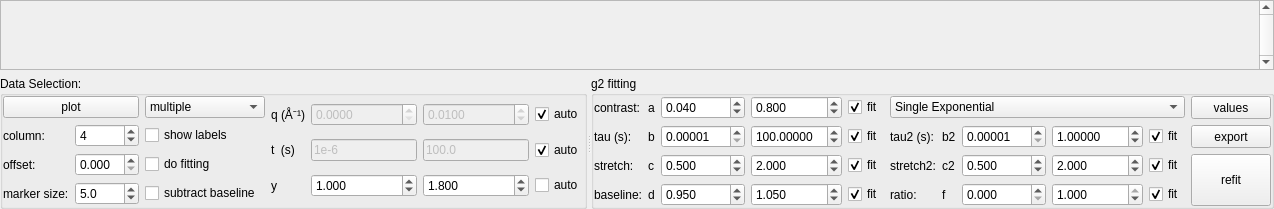
       <widget class="QWidget" name="tab_6">
        <attribute name="title">
         <string>g2</string>
        </attribute>
        <layout class="QGridLayout" name="gridLayout_8">
         <property name="leftMargin">
          <number>0</number>
         </property>
         <property name="topMargin">
          <number>0</number>
         </property>
         <property name="rightMargin">
          <number>0</number>
         </property>
         <property name="bottomMargin">
          <number>0</number>
         </property>
         <item row="0" column="0">
          <widget class="QScrollArea" name="scrollArea">
           <property name="sizePolicy">
            <sizepolicy hsizetype="Preferred" vsizetype="Preferred">
             <horstretch>0</horstretch>
             <verstretch>30</verstretch>
            </sizepolicy>
           </property>
           <property name="minimumSize">
            <size>
             <width>0</width>
             <height>0</height>
            </size>
           </property>
           <property name="verticalScrollBarPolicy">
            <enum>Qt::ScrollBarPolicy::ScrollBarAlwaysOn</enum>
           </property>
           <property name="sizeAdjustPolicy">
            <enum>QAbstractScrollArea::SizeAdjustPolicy::AdjustToContents</enum>
           </property>
           <property name="widgetResizable">
            <bool>true</bool>
           </property>
           <widget class="QWidget" name="g2_scroll_area">
            <property name="geometry">
             <rect>
              <x>0</x>
              <y>0</y>
              <width>1328</width>
              <height>539</height>
             </rect>
            </property>
            <property name="sizePolicy">
             <sizepolicy hsizetype="Expanding" vsizetype="Expanding">
              <horstretch>0</horstretch>
              <verstretch>0</verstretch>
             </sizepolicy>
            </property>
            <layout class="QGridLayout" name="gridLayout_10">
             <item row="1" column="0">
              <widget class="PlotWidgetDev" name="mp_g2" native="true">
               <property name="sizePolicy">
                <sizepolicy hsizetype="Expanding" vsizetype="Preferred">
                 <horstretch>0</horstretch>
                 <verstretch>0</verstretch>
                </sizepolicy>
               </property>
               <property name="minimumSize">
                <size>
                 <width>0</width>
                 <height>0</height>
                </size>
               </property>
               <property name="autoFillBackground">
                <bool>false</bool>
               </property>
              </widget>
             </item>
            </layout>
           </widget>
          </widget>
         </item>
         <item row="1" column="0">
          <widget class="QSplitter" name="splitter_2">
           <property name="orientation">
            <enum>Qt::Orientation::Horizontal</enum>
           </property>
           <widget class="QGroupBox" name="groupBox">
            <property name="sizePolicy">
             <sizepolicy hsizetype="Preferred" vsizetype="Preferred">
              <horstretch>0</horstretch>
              <verstretch>0</verstretch>
             </sizepolicy>
            </property>
            <property name="minimumSize">
             <size>
              <width>0</width>
              <height>0</height>
             </size>
            </property>
            <property name="maximumSize">
             <size>
              <width>16777215</width>
              <height>65536</height>
             </size>
            </property>
            <property name="title">
             <string>Data Selection:</string>
            </property>
            <layout class="QGridLayout" name="gridLayout_13">
             <property name="leftMargin">
              <number>0</number>
             </property>
             <property name="topMargin">
              <number>0</number>
             </property>
             <property name="rightMargin">
              <number>0</number>
             </property>
             <property name="bottomMargin">
              <number>0</number>
             </property>
             <item row="0" column="1">
              <layout class="QGridLayout" name="gridLayout_11">
               <item row="1" column="0">
                <widget class="QLabel" name="label_4">
                 <property name="text">
                  <string>t  (s)</string>
                 </property>
                </widget>
               </item>
               <item row="0" column="0">
                <widget class="QLabel" name="label_3">
                 <property name="text">
                  <string>q (Å⁻¹)</string>
                 </property>
                </widget>
               </item>
               <item row="2" column="0">
                <widget class="QLabel" name="label_7">
                 <property name="text">
                  <string>y </string>
                 </property>
                </widget>
               </item>
               <item row="0" column="1">
                <widget class="QDoubleSpinBox" name="g2_qmin">
                 <property name="enabled">
                  <bool>false</bool>
                 </property>
                 <property name="sizePolicy">
                  <sizepolicy hsizetype="Preferred" vsizetype="Fixed">
                   <horstretch>0</horstretch>
                   <verstretch>0</verstretch>
                  </sizepolicy>
                 </property>
                 <property name="decimals">
                  <number>4</number>
                 </property>
                 <property name="singleStep">
                  <double>0.001000000000000</double>
                 </property>
                </widget>
               </item>
               <item row="0" column="2">
                <widget class="QDoubleSpinBox" name="g2_qmax">
                 <property name="enabled">
                  <bool>false</bool>
                 </property>
                 <property name="sizePolicy">
                  <sizepolicy hsizetype="Preferred" vsizetype="Fixed">
                   <horstretch>0</horstretch>
                   <verstretch>0</verstretch>
                  </sizepolicy>
                 </property>
                 <property name="decimals">
                  <number>4</number>
                 </property>
                 <property name="singleStep">
                  <double>0.001000000000000</double>
                 </property>
                 <property name="value">
                  <double>0.010000000000000</double>
                 </property>
                </widget>
               </item>
               <item row="2" column="1">
                <widget class="QDoubleSpinBox" name="g2_ymin">
                 <property name="sizePolicy">
                  <sizepolicy hsizetype="Preferred" vsizetype="Fixed">
                   <horstretch>0</horstretch>
                   <verstretch>0</verstretch>
                  </sizepolicy>
                 </property>
                 <property name="decimals">
                  <number>3</number>
                 </property>
                 <property name="minimum">
                  <double>-1.000000000000000</double>
                 </property>
                 <property name="singleStep">
                  <double>0.010000000000000</double>
                 </property>
                 <property name="value">
                  <double>1.000000000000000</double>
                 </property>
                </widget>
               </item>
               <item row="2" column="2">
                <widget class="QDoubleSpinBox" name="g2_ymax">
                 <property name="sizePolicy">
                  <sizepolicy hsizetype="Preferred" vsizetype="Fixed">
                   <horstretch>0</horstretch>
                   <verstretch>0</verstretch>
                  </sizepolicy>
                 </property>
                 <property name="decimals">
                  <number>3</number>
                 </property>
                 <property name="minimum">
                  <double>-1.000000000000000</double>
                 </property>
                 <property name="singleStep">
                  <double>0.010000000000000</double>
                 </property>
                 <property name="value">
                  <double>1.800000000000000</double>
                 </property>
                </widget>
               </item>
               <item row="1" column="1">
                <widget class="QLineEdit" name="g2_tmin">
                 <property name="enabled">
                  <bool>false</bool>
                 </property>
                 <property name="sizePolicy">
                  <sizepolicy hsizetype="Preferred" vsizetype="Fixed">
                   <horstretch>0</horstretch>
                   <verstretch>0</verstretch>
                  </sizepolicy>
                 </property>
                 <property name="text">
                  <string>1e-6</string>
                 </property>
                </widget>
               </item>
               <item row="1" column="2">
                <widget class="QLineEdit" name="g2_tmax">
                 <property name="enabled">
                  <bool>false</bool>
                 </property>
                 <property name="sizePolicy">
                  <sizepolicy hsizetype="Preferred" vsizetype="Fixed">
                   <horstretch>0</horstretch>
                   <verstretch>0</verstretch>
                  </sizepolicy>
                 </property>
                 <property name="text">
                  <string>100.0</string>
                 </property>
                </widget>
               </item>
               <item row="2" column="3">
                <widget class="QCheckBox" name="g2_yauto">
                 <property name="sizePolicy">
                  <sizepolicy hsizetype="Preferred" vsizetype="Fixed">
                   <horstretch>0</horstretch>
                   <verstretch>0</verstretch>
                  </sizepolicy>
                 </property>
                 <property name="text">
                  <string>auto</string>
                 </property>
                </widget>
               </item>
               <item row="1" column="3">
                <widget class="QCheckBox" name="g2_tauto">
                 <property name="text">
                  <string>auto</string>
                 </property>
                 <property name="checked">
                  <bool>true</bool>
                 </property>
                </widget>
               </item>
               <item row="0" column="3">
                <widget class="QCheckBox" name="g2_qauto">
                 <property name="text">
                  <string>auto</string>
                 </property>
                 <property name="checked">
                  <bool>true</bool>
                 </property>
                </widget>
               </item>
              </layout>
             </item>
             <item row="0" column="0">
              <layout class="QGridLayout" name="gridLayout_19">
               <item row="0" column="0" colspan="2">
                <widget class="QPushButton" name="pushButton_4">
                 <property name="sizePolicy">
                  <sizepolicy hsizetype="Minimum" vsizetype="Fixed">
                   <horstretch>0</horstretch>
                   <verstretch>0</verstretch>
                  </sizepolicy>
                 </property>
                 <property name="minimumSize">
                  <size>
                   <width>0</width>
                   <height>0</height>
                  </size>
                 </property>
                 <property name="text">
                  <string>plot</string>
                 </property>
                </widget>
               </item>
               <item row="2" column="0">
                <widget class="QLabel" name="label">
                 <property name="text">
                  <string>offset:</string>
                 </property>
                </widget>
               </item>
               <item row="1" column="1">
                <widget class="QSpinBox" name="sb_g2_column">
                 <property name="minimum">
                  <number>1</number>
                 </property>
                 <property name="maximum">
                  <number>8</number>
                 </property>
                 <property name="singleStep">
                  <number>1</number>
                 </property>
                 <property name="value">
                  <number>4</number>
                 </property>
                </widget>
               </item>
               <item row="3" column="0">
                <widget class="QLabel" name="label_53">
                 <property name="text">
                  <string>marker size:</string>
                 </property>
                </widget>
               </item>
               <item row="1" column="0">
                <widget class="QLabel" name="label_8">
                 <property name="text">
                  <string>column:</string>
                 </property>
                </widget>
               </item>
               <item row="2" column="1">
                <widget class="QDoubleSpinBox" name="sb_g2_offset">
                 <property name="decimals">
                  <number>3</number>
                 </property>
                 <property name="singleStep">
                  <double>0.005000000000000</double>
                 </property>
                </widget>
               </item>
               <item row="3" column="1">
                <widget class="QDoubleSpinBox" name="g2_marker_size">
                 <property name="decimals">
                  <number>1</number>
                 </property>
                 <property name="minimum">
                  <double>1.000000000000000</double>
                 </property>
                 <property name="maximum">
                  <double>15.000000000000000</double>
                 </property>
                 <property name="singleStep">
                  <double>1.000000000000000</double>
                 </property>
                 <property name="value">
                  <double>5.000000000000000</double>
                 </property>
                </widget>
               </item>
               <item row="3" column="2" colspan="3">
                <widget class="QCheckBox" name="g2_sub_baseline">
                 <property name="sizePolicy">
                  <sizepolicy hsizetype="Preferred" vsizetype="Fixed">
                   <horstretch>0</horstretch>
                   <verstretch>0</verstretch>
                  </sizepolicy>
                 </property>
                 <property name="text">
                  <string>subtract baseline</string>
                 </property>
                 <property name="checked">
                  <bool>false</bool>
                 </property>
                </widget>
               </item>
               <item row="2" column="2" colspan="3">
                <widget class="QCheckBox" name="g2_show_fit">
                 <property name="sizePolicy">
                  <sizepolicy hsizetype="Preferred" vsizetype="Fixed">
                   <horstretch>0</horstretch>
                   <verstretch>0</verstretch>
                  </sizepolicy>
                 </property>
                 <property name="text">
                  <string>do fitting</string>
                 </property>
                 <property name="checked">
                  <bool>false</bool>
                 </property>
                </widget>
               </item>
               <item row="1" column="2" colspan="3">
                <widget class="QCheckBox" name="g2_show_label">
                 <property name="sizePolicy">
                  <sizepolicy hsizetype="Preferred" vsizetype="Fixed">
                   <horstretch>0</horstretch>
                   <verstretch>0</verstretch>
                  </sizepolicy>
                 </property>
                 <property name="text">
                  <string>show labels</string>
                 </property>
                 <property name="checked">
                  <bool>false</bool>
                 </property>
                </widget>
               </item>
               <item row="0" column="2" colspan="3">
                <widget class="QComboBox" name="g2_plot_type">
                 <property name="sizePolicy">
                  <sizepolicy hsizetype="Preferred" vsizetype="Fixed">
                   <horstretch>0</horstretch>
                   <verstretch>0</verstretch>
                  </sizepolicy>
                 </property>
                 <item>
                  <property name="text">
                   <string>multiple</string>
                  </property>
                 </item>
                 <item>
                  <property name="text">
                   <string>single</string>
                  </property>
                 </item>
                 <item>
                  <property name="text">
                   <string>single-combined</string>
                  </property>
                 </item>
                </widget>
               </item>
              </layout>
             </item>
            </layout>
           </widget>
           <widget class="QGroupBox" name="groupBox_2">
            <property name="sizePolicy">
             <sizepolicy hsizetype="Preferred" vsizetype="Preferred">
              <horstretch>0</horstretch>
              <verstretch>0</verstretch>
             </sizepolicy>
            </property>
            <property name="minimumSize">
             <size>
              <width>0</width>
              <height>0</height>
             </size>
            </property>
            <property name="maximumSize">
             <size>
              <width>16777215</width>
              <height>65536</height>
             </size>
            </property>
            <property name="title">
             <string>g2 fitting</string>
            </property>
            <layout class="QGridLayout" name="gridLayout_14">
             <property name="leftMargin">
              <number>0</number>
             </property>
             <property name="topMargin">
              <number>0</number>
             </property>
             <property name="rightMargin">
              <number>0</number>
             </property>
             <property name="bottomMargin">
              <number>0</number>
             </property>
             <item row="0" column="0" rowspan="3">
              <layout class="QGridLayout" name="gridLayout_12">
               <item row="3" column="7">
                <widget class="QDoubleSpinBox" name="g2_fmin">
                 <property name="decimals">
                  <number>3</number>
                 </property>
                 <property name="minimum">
                  <double>0.000000000000000</double>
                 </property>
                 <property name="maximum">
                  <double>1.000000000000000</double>
                 </property>
                 <property name="singleStep">
                  <double>0.010000000000000</double>
                 </property>
                </widget>
               </item>
               <item row="3" column="8">
                <widget class="QDoubleSpinBox" name="g2_fmax">
                 <property name="decimals">
                  <number>3</number>
                 </property>
                 <property name="minimum">
                  <double>0.501000000000000</double>
                 </property>
                 <property name="maximum">
                  <double>1.000000000000000</double>
                 </property>
                 <property name="value">
                  <double>1.000000000000000</double>
                 </property>
                </widget>
               </item>
               <item row="2" column="7">
                <widget class="QDoubleSpinBox" name="g2_c2min">
                 <property name="decimals">
                  <number>3</number>
                 </property>
                 <property name="value">
                  <double>0.500000000000000</double>
                 </property>
                </widget>
               </item>
               <item row="2" column="8">
                <widget class="QDoubleSpinBox" name="g2_c2max">
                 <property name="decimals">
                  <number>3</number>
                 </property>
                 <property name="value">
                  <double>2.000000000000000</double>
                 </property>
                </widget>
               </item>
               <item row="1" column="8">
                <widget class="QDoubleSpinBox" name="g2_b2max">
                 <property name="decimals">
                  <number>5</number>
                 </property>
                 <property name="maximum">
                  <double>9999.999900000000707</double>
                 </property>
                 <property name="value">
                  <double>1.000000000000000</double>
                 </property>
                </widget>
               </item>
               <item row="1" column="7">
                <widget class="QDoubleSpinBox" name="g2_b2min">
                 <property name="decimals">
                  <number>5</number>
                 </property>
                 <property name="minimum">
                  <double>0.000010000000000</double>
                 </property>
                 <property name="maximum">
                  <double>999.999000000000024</double>
                 </property>
                 <property name="value">
                  <double>0.000010000000000</double>
                 </property>
                </widget>
               </item>
               <item row="2" column="6">
                <widget class="QLabel" name="label_66">
                 <property name="text">
                  <string>c2</string>
                 </property>
                </widget>
               </item>
               <item row="3" column="0">
                <widget class="QLabel" name="label_48">
                 <property name="text">
                  <string>baseline:</string>
                 </property>
                </widget>
               </item>
               <item row="2" column="9">
                <widget class="QCheckBox" name="g2_c2fit">
                 <property name="text">
                  <string>fit</string>
                 </property>
                 <property name="checked">
                  <bool>true</bool>
                 </property>
                </widget>
               </item>
               <item row="3" column="1">
                <widget class="QLabel" name="label_41">
                 <property name="text">
                  <string>d</string>
                 </property>
                </widget>
               </item>
               <item row="3" column="4">
                <widget class="QCheckBox" name="g2_dfit">
                 <property name="text">
                  <string>fit</string>
                 </property>
                 <property name="checked">
                  <bool>true</bool>
                 </property>
                </widget>
               </item>
               <item row="3" column="5">
                <widget class="QLabel" name="label_63">
                 <property name="text">
                  <string>ratio:</string>
                 </property>
                </widget>
               </item>
               <item row="3" column="9">
                <widget class="QCheckBox" name="g2_ffit">
                 <property name="text">
                  <string>fit</string>
                 </property>
                 <property name="checked">
                  <bool>true</bool>
                 </property>
                </widget>
               </item>
               <item row="0" column="5" colspan="5">
                <widget class="QComboBox" name="g2_fitting_function">
                 <item>
                  <property name="text">
                   <string>Single Exponential</string>
                  </property>
                 </item>
                 <item>
                  <property name="text">
                   <string>Double Exponential</string>
                  </property>
                 </item>
                </widget>
               </item>
               <item row="3" column="6">
                <widget class="QLabel" name="label_67">
                 <property name="text">
                  <string>f</string>
                 </property>
                </widget>
               </item>
               <item row="0" column="2">
                <widget class="QDoubleSpinBox" name="g2_amin">
                 <property name="decimals">
                  <number>3</number>
                 </property>
                 <property name="maximum">
                  <double>999.999000000000024</double>
                 </property>
                 <property name="singleStep">
                  <double>0.010000000000000</double>
                 </property>
                 <property name="value">
                  <double>0.040000000000000</double>
                 </property>
                </widget>
               </item>
               <item row="0" column="3">
                <widget class="QDoubleSpinBox" name="g2_amax">
                 <property name="decimals">
                  <number>3</number>
                 </property>
                 <property name="maximum">
                  <double>999.999000000000024</double>
                 </property>
                 <property name="singleStep">
                  <double>0.010000000000000</double>
                 </property>
                 <property name="value">
                  <double>0.800000000000000</double>
                 </property>
                </widget>
               </item>
               <item row="3" column="2">
                <widget class="QDoubleSpinBox" name="g2_dmin">
                 <property name="decimals">
                  <number>3</number>
                 </property>
                 <property name="singleStep">
                  <double>0.010000000000000</double>
                 </property>
                 <property name="value">
                  <double>0.950000000000000</double>
                 </property>
                </widget>
               </item>
               <item row="3" column="3">
                <widget class="QDoubleSpinBox" name="g2_dmax">
                 <property name="decimals">
                  <number>3</number>
                 </property>
                 <property name="singleStep">
                  <double>0.050000000000000</double>
                 </property>
                 <property name="value">
                  <double>1.050000000000000</double>
                 </property>
                </widget>
               </item>
               <item row="2" column="2">
                <widget class="QDoubleSpinBox" name="g2_cmin">
                 <property name="decimals">
                  <number>3</number>
                 </property>
                 <property name="singleStep">
                  <double>0.010000000000000</double>
                 </property>
                 <property name="value">
                  <double>0.500000000000000</double>
                 </property>
                </widget>
               </item>
               <item row="2" column="3">
                <widget class="QDoubleSpinBox" name="g2_cmax">
                 <property name="decimals">
                  <number>3</number>
                 </property>
                 <property name="singleStep">
                  <double>0.010000000000000</double>
                 </property>
                 <property name="value">
                  <double>2.000000000000000</double>
                 </property>
                </widget>
               </item>
               <item row="1" column="2">
                <widget class="QDoubleSpinBox" name="g2_bmin">
                 <property name="decimals">
                  <number>5</number>
                 </property>
                 <property name="minimum">
                  <double>0.000010000000000</double>
                 </property>
                 <property name="maximum">
                  <double>999.999900000000025</double>
                 </property>
                 <property name="value">
                  <double>0.000010000000000</double>
                 </property>
                </widget>
               </item>
               <item row="1" column="3">
                <widget class="QDoubleSpinBox" name="g2_bmax">
                 <property name="decimals">
                  <number>5</number>
                 </property>
                 <property name="maximum">
                  <double>9999.999900000000707</double>
                 </property>
                 <property name="value">
                  <double>100.000000000000000</double>
                 </property>
                </widget>
               </item>
               <item row="0" column="0">
                <widget class="QLabel" name="label_45">
                 <property name="text">
                  <string>contrast:</string>
                 </property>
                </widget>
               </item>
               <item row="0" column="1">
                <widget class="QLabel" name="label_5">
                 <property name="text">
                  <string>a</string>
                 </property>
                </widget>
               </item>
               <item row="0" column="4">
                <widget class="QCheckBox" name="g2_afit">
                 <property name="text">
                  <string>fit</string>
                 </property>
                 <property name="checked">
                  <bool>true</bool>
                 </property>
                </widget>
               </item>
               <item row="1" column="0">
                <widget class="QLabel" name="label_46">
                 <property name="text">
                  <string>tau (s):</string>
                 </property>
                </widget>
               </item>
               <item row="1" column="1">
                <widget class="QLabel" name="label_6">
                 <property name="text">
                  <string>b</string>
                 </property>
                </widget>
               </item>
               <item row="1" column="4">
                <widget class="QCheckBox" name="g2_bfit">
                 <property name="text">
                  <string>fit</string>
                 </property>
                 <property name="checked">
                  <bool>true</bool>
                 </property>
                </widget>
               </item>
               <item row="1" column="5">
                <widget class="QLabel" name="label_65">
                 <property name="text">
                  <string>tau2 (s):</string>
                 </property>
                </widget>
               </item>
               <item row="1" column="6">
                <widget class="QLabel" name="label_64">
                 <property name="text">
                  <string>b2</string>
                 </property>
                </widget>
               </item>
               <item row="1" column="9">
                <widget class="QCheckBox" name="g2_b2fit">
                 <property name="text">
                  <string>fit</string>
                 </property>
                 <property name="checked">
                  <bool>true</bool>
                 </property>
                </widget>
               </item>
               <item row="2" column="0">
                <widget class="QLabel" name="label_47">
                 <property name="text">
                  <string>stretch:</string>
                 </property>
                </widget>
               </item>
               <item row="2" column="1">
                <widget class="QLabel" name="label_10">
                 <property name="text">
                  <string>c</string>
                 </property>
                </widget>
               </item>
               <item row="2" column="4">
                <widget class="QCheckBox" name="g2_cfit">
                 <property name="text">
                  <string>fit</string>
                 </property>
                 <property name="checked">
                  <bool>true</bool>
                 </property>
                </widget>
               </item>
               <item row="2" column="5">
                <widget class="QLabel" name="label_62">
                 <property name="text">
                  <string>stretch2:</string>
                 </property>
                </widget>
               </item>
               <item row="0" column="10">
                <widget class="QPushButton" name="show_g2_fit_summary">
                 <property name="sizePolicy">
                  <sizepolicy hsizetype="Minimum" vsizetype="Preferred">
                   <horstretch>0</horstretch>
                   <verstretch>0</verstretch>
                  </sizepolicy>
                 </property>
                 <property name="text">
                  <string>values</string>
                 </property>
                </widget>
               </item>
               <item row="1" column="10">
                <widget class="QPushButton" name="btn_g2_export">
                 <property name="sizePolicy">
                  <sizepolicy hsizetype="Minimum" vsizetype="Preferred">
                   <horstretch>0</horstretch>
                   <verstretch>0</verstretch>
                  </sizepolicy>
                 </property>
                 <property name="text">
                  <string>export</string>
                 </property>
                </widget>
               </item>
               <item row="2" column="10" rowspan="2">
                <widget class="QPushButton" name="btn_g2_refit">
                 <property name="sizePolicy">
                  <sizepolicy hsizetype="Minimum" vsizetype="Preferred">
                   <horstretch>0</horstretch>
                   <verstretch>0</verstretch>
                  </sizepolicy>
                 </property>
                 <property name="text">
                  <string>refit</string>
                 </property>
                </widget>
               </item>
              </layout>
             </item>
            </layout>
           </widget>
          </widget>
         </item>
        </layout>
       </widget>
